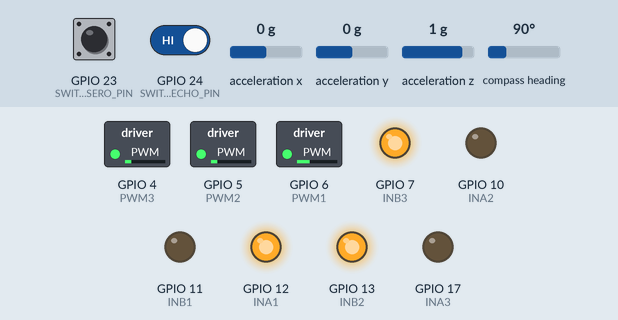
Recording of a sketch running on a simulated ESP32. Shown: switched loads named in the sketch (green lamp = pin HIGH), output pins drawn as LEDs (lit = HIGH). The test bench sets the inputs (shaded band); at power-on: GPIO 24 (SWITCH_DERECHO_PIN) HIGH, compass heading 90°, acceleration x 0 g, GPIO 23 (SWITCH_TRASERO_PIN) HIGH, acceleration y 0 g, acceleration z 1 g. What the sketch prints to the serial monitor is not drawn.

Above: at 4.2 s.
4.3 s: GPIO 24 (SWITCH_DERECHO_PIN) driven LOW
At 4.7 s:
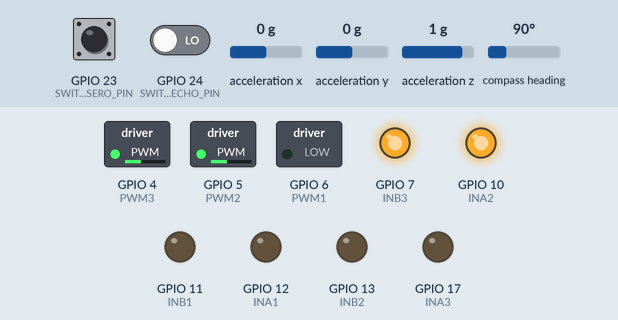
7.3 s: compass heading set to 7°
10.3 s: acceleration x set to 0.2 g
At 11.9 s:
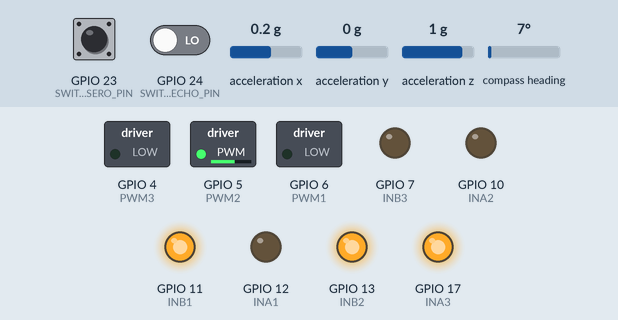
12.2 s: compass heading set to 180°
At 13.1 s:
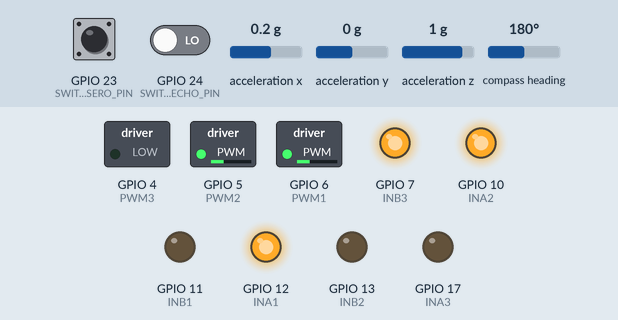
15.2 s: acceleration x set to -1.4 g
At 17.5 s:
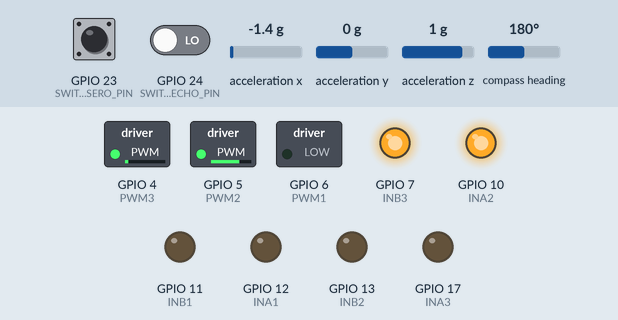
18.2 s: acceleration x set to 0.8 g
Timing chart, 0 to 22.2 s (numbered marks = the images above; inputs shaded):
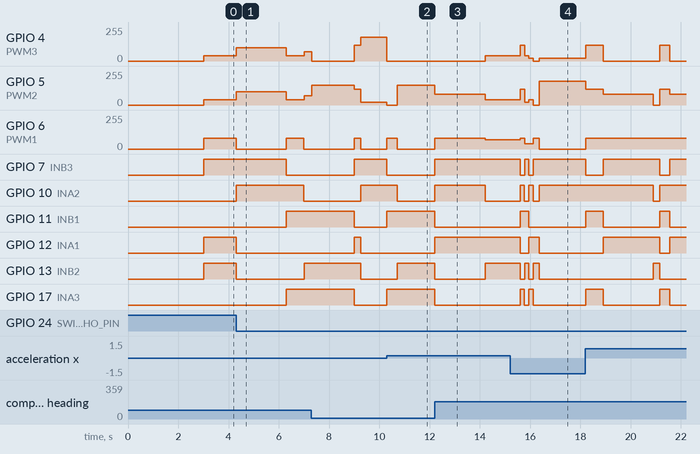

Measured:
- the behaviour switches between 0 and 0.1 g on acceleration x (found by bisection; images 1 and 2)
- after the input at 4.3 s, GPIO 4 (PWM3), GPIO 5 (PWM2): 40/255 → 100/255 at once, → 40/255 2.0 s later, → 70/255 0.70 s later
- after the input at 10.3 s, GPIO 4 (PWM3): 180/255 → 0/255 at once; GPIO 5 (PWM2): 20/255 → 0/255 at once, → 150/255 0.40 s later; GPIO 6 (PWM1): 0/255 → 80/255 at once, → 0/255 0.40 s later; GPIO 7 (INB3): HIGH → LOW at once; GPIO 10 (INA2): HIGH → LOW after 0.40 s
- after the input at 12.2 s, GPIO 5 (PWM2): 150/255 → 80/255 at once, → 40/255 2.0 s later; GPIO 6 (PWM1): 0/255 → 80/255 at once, → 70/255 2.0 s later; GPIO 7 (INB3), GPIO 12 (INA1): LOW → HIGH after 0.00 s instead of 2.0 s; GPIO 10 (INA2): LOW → HIGH at once, → LOW 2.0 s later; GPIO 11 (INB1), GPIO 17 (INA3): HIGH → LOW after 0.00 s instead of 2.0 s
- after the input at 15.2 s, GPIO 7 (INB3): goes on until 16.1 s, then stays HIGH; GPIO 11 (INB1): goes on until 15.9 s, then stays LOW; GPIO 12 (INA1): goes on until 16.4 s, then stays LOW; GPIO 17 (INA3): goes on until 16.1 s, then stays LOW

The sketch:

robot-rampa.ino
```cpp
#include <arduino.h>
#include <Wire.h>
#include <Adafruit_Sensor.h>
#include <Adafruit_BNO055.h>

//#define SWITCH_IZQUIERDO_PIN 29
#define SWITCH_DERECHO_PIN 24
#define SWITCH_TRASERO_PIN 23
// -------------- Motores --------------
#define INA1 12
#define INB1 11
#define PWM1 6

#define INA2 10
#define INB2 13
#define PWM2 5

#define INA3 17
#define INB3 7
#define PWM3 4
#define START_BYTE 0xAA
// -------------------------------------

Adafruit_BNO055 bno = Adafruit_BNO055(55, 0x28);
//bno.setMode(Adafruit_BNO055::OPERATION_MODE_IMUPLUS);

float correccion = 0;
float error = 0;
float initialYaw = 0;   // heading inicial tal como lo da el BNO (0..360)
float initialPitch = 0;
float initialRoll = 0;
int velocidad_adelante = 100; //antes era 70
int velocidad_atras = 70; // antes era 80
int velocidad_izquierda = 40;
int velocidad_derecha = 40;
float kp = 2.0f; //antes era 10.0f--<22-9-2025 pasamos a 10, antes era 2
const float DEADBAND = 1.5f;
const int   MAX_CORR = 80;
float currentYaw   = 0;
float currentPitch = 0;
float currentRoll = 0;
float kpatras=4.0;
unsigned long currentMillis = 0;
unsigned long previousMillis = 0;
int estado = 0;//camara
int estado1 = 0;//rutina
int esquina = 0;//giro de esquina

// Variables para cámara - parser no bloqueante
byte colorDetectado = 0;  // 0=nada, 1=naranja, 2=violeta
byte posicionX = 0;
byte posicionY = 0;
unsigned long ultimaDeteccionCamara = 0;
const unsigned long TIMEOUT_CAMARA = 1000; // ms

// Velocidad base lateral para ad
int velocidad_lateralad = 40;
int velocidad_lateral_traseraad = 78.70;
// Velocidad base lateral para ai
int velocidad_lateralai = 40;
int velocidad_lateral_traseraai = 78.70;
// Velocidad base lateral para airam
int velocidad_lateralairam = 39;
int velocidad_lateral_traseraairam = 90;
// Estructura para parser UART no bloqueante
struct UARTParser {
  enum { WAIT_START, WAIT_LENGTH, WAIT_DATA } estado;
  byte buffer[10];
  byte length;
  byte index;
  unsigned long ultimoByteRecibido;
  const unsigned long TIMEOUT_BYTE = 100; // ms
} uartParser;

// ---------- helpers de ángulo ----------
static inline float wrap180(float a){
  while (a <= -180.0f) a += 360.0f;
  while (a >   180.0f) a -= 360.0f;
  return a;
}

static inline int clampPWM(int v){
  if (v < 0) return 0;
  if (v > 255) return 255;
  return v;
}

//

// ---------- movimientos ----------
void pare() {
  digitalWrite(INA3, LOW); digitalWrite(INB3, LOW); analogWrite(PWM3, 0);
  digitalWrite(INA2, LOW); digitalWrite(INB2, LOW); analogWrite(PWM2, 0);
  digitalWrite(INA1, LOW); digitalWrite(INB1, LOW); analogWrite(PWM1, 0);
}

void a() { // avanzar recto “rápido” sin corrección
  digitalWrite(INA3, LOW); digitalWrite(INB3, HIGH); analogWrite(PWM3, 80);
  digitalWrite(INA2, HIGH); digitalWrite(INB2, LOW);  analogWrite(PWM2, 80);
  digitalWrite(INA1, LOW);  digitalWrite(INB1, LOW);  analogWrite(PWM1, 0);
}

void aproporcional() { // avanza corrigiendo
  int pwmL = clampPWM(velocidad_adelante - (int)correccion);
  int pwmR = clampPWM(velocidad_adelante + (int)correccion);

  // motor izquierdo (M3) en reversa
  digitalWrite(INA3, LOW); digitalWrite(INB3, HIGH); analogWrite(PWM3, pwmL);
  // motor derecho (M2) adelante
  digitalWrite(INA2, HIGH); digitalWrite(INB2, LOW);  analogWrite(PWM2, pwmR);

  // rueda trasera ayuda según signo
  //if (fabs(error) <= DEADBAND){
    digitalWrite(INA1, LOW); digitalWrite(INB1, LOW); analogWrite(PWM1, 0);
  /*} else if (error > 0){
    // inclinación positiva → empuja “atrás adelante”
    digitalWrite(INA1, LOW);
    digitalWrite(INB1, HIGH);
    analogWrite(PWM1, clampPWM((int)fabs(correccion)));
  } else { // error < 0
    digitalWrite(INA1, HIGH); digitalWrite(INB1, LOW); analogWrite(PWM1, clampPWM((int)fabs(correccion)));
  }*/
}
void ai() {
  digitalWrite(INA3, 1);
  digitalWrite(INB3, 0);
  analogWrite(PWM3, 40);

  digitalWrite(INA2, 1);
  digitalWrite(INB2, 0);
  analogWrite(PWM2, 40);

  digitalWrite(INA1, 0);
  digitalWrite(INB1, 1);
  analogWrite(PWM1, 85.5);
}

void ad() {
  digitalWrite(INA3, 0);
  digitalWrite(INB3, 1);
  analogWrite(PWM3, 40);

  digitalWrite(INA2, 0);
  digitalWrite(INB2, 1);
  analogWrite(PWM2, 40);

  digitalWrite(INA1, 1);
  digitalWrite(INB1, 0);
  analogWrite(PWM1, 70);
}
void airam() { // izquierda proporcional con corrección de rumbo
  int pwmM3 = clampPWM(velocidad_lateralairam - (int)correccion); // M3 adelante
  int pwmM2 = clampPWM(velocidad_lateralairam + (int)correccion); // M2 adelante

  digitalWrite(INA3, HIGH); digitalWrite(INB3, LOW);  analogWrite(PWM3, pwmM3);
  digitalWrite(INA2, HIGH); digitalWrite(INB2, LOW);  analogWrite(PWM2, pwmM2);

  // Rueda trasera mantiene lateral fijo
  digitalWrite(INA1, LOW);  digitalWrite(INB1, HIGH); analogWrite(PWM1, velocidad_lateral_traseraairam);
}

void aiproporcional() { // izquierda
  int pwmL = clampPWM(velocidad_izquierda + (int)correccion);
  int pwmR = clampPWM(velocidad_izquierda + (int)correccion);

  // motor izquierdo (M3) adelante
  digitalWrite(INA3, HIGH); digitalWrite(INB3, LOW);  analogWrite(PWM3, pwmL);
  // motor derecho (M2) atrás
  digitalWrite(INA2, HIGH);  digitalWrite(INB2, LOW); analogWrite(PWM2, pwmR);

  // rueda atrás apoya corrección

    digitalWrite(INA1, LOW); digitalWrite(INB1, HIGH); analogWrite(PWM1, 80);

}

void adproporcional(){
  int pwmL = clampPWM(velocidad_derecha - (int)correccion);
  int pwmR = clampPWM(velocidad_derecha - (int)correccion);

  // motor izquierdo (M3) adelante
  digitalWrite(INA3, LOW); digitalWrite(INB3, HIGH);  analogWrite(PWM3, pwmL);
  // motor derecho (M2) atrás
  digitalWrite(INA2, LOW);  digitalWrite(INB2, HIGH); analogWrite(PWM2, pwmR);

  // rueda atrás apoya corrección

    digitalWrite(INA1, HIGH); digitalWrite(INB1, LOW); analogWrite(PWM1, 80);

}

void rproporcional(float correcion) { // retroceder corrigiendo
  int pwmL = clampPWM(velocidad_atras + (int)correccion);
  int pwmR = clampPWM(velocidad_atras - (int)correccion);

  // motor izquierdo (M3) adelante
  digitalWrite(INA3, HIGH); digitalWrite(INB3, LOW);  analogWrite(PWM3, pwmL);
  // motor derecho (M2) atrás
  digitalWrite(INA2, LOW);  digitalWrite(INB2, HIGH); analogWrite(PWM2, pwmR);

  // rueda atrás apoya corrección
  //if (fabs(error) <= DEADBAND){
    digitalWrite(INA1, LOW); digitalWrite(INB1, HIGH); analogWrite(PWM1, 0);
  /*} else if (error > 0){
    digitalWrite(INA1, LOW);  digitalWrite(INB1, HIGH); analogWrite(PWM1, clampPWM((int)fabs(correccion)));
  } else {
    digitalWrite(INA1, HIGH); digitalWrite(INB1, LOW);  analogWrite(PWM1, clampPWM((int)fabs(correccion)));
  }*/
}

void r() { // retro recto sin corrección (se usa poco)
  digitalWrite(INA3, HIGH); digitalWrite(INB3, LOW);  analogWrite(PWM3, 150);
  digitalWrite(INA2, LOW);  digitalWrite(INB2, HIGH); analogWrite(PWM2, 150);
  digitalWrite(INA1, LOW);  digitalWrite(INB1, LOW);  analogWrite(PWM1, 0);
}

void gd (){ // giro derecha
  digitalWrite(INA1, HIGH); digitalWrite(INB1, LOW); analogWrite(PWM1, 45);
  digitalWrite(INA2, HIGH); digitalWrite(INB2, LOW); analogWrite(PWM2, 0);
  digitalWrite(INA3, HIGH); digitalWrite(INB3, LOW); analogWrite(PWM3, 0);
}
void gi (){ // giro izquierda
  digitalWrite(INA1, LOW);  digitalWrite(INB1, HIGH); analogWrite(PWM1, 45);
  digitalWrite(INA2, LOW);  digitalWrite(INB2, HIGH); analogWrite(PWM2, 0);
  digitalWrite(INA3, LOW);  digitalWrite(INB3, HIGH); analogWrite(PWM3, 0);
}

//
void ggd (){
 digitalWrite(INA1, HIGH);
 digitalWrite(INB1, LOW);
 analogWrite(PWM1,40);  // Velocidad (0-255) señal pwm
 digitalWrite(INA2, HIGH);
 digitalWrite(INB2, LOW);
 analogWrite(PWM2, 40);
 digitalWrite(INA3, HIGH);
 digitalWrite(INB3, LOW);
 analogWrite(PWM3, 20);
 }
 void ggi (){
 digitalWrite(INA1, LOW);
 digitalWrite(INB1, HIGH);
 analogWrite(PWM1, 40);  // Velocidad (0-255) señal pwm
 digitalWrite(INA2, LOW);
 digitalWrite(INB2, HIGH);
 analogWrite(PWM2, 20);
 digitalWrite(INA3, LOW);
 digitalWrite(INB3, HIGH);
 analogWrite(PWM3, 40);
 }
void procesarMensajeCompleto() {
  // Verificar checksum
  byte checksum = 0;
  for (int i = 0; i < uartParser.length; i++) {
    checksum += uartParser.buffer[i];
  }
  checksum %= 256;

  if (checksum == uartParser.buffer[uartParser.length]) {
    // Datos válidos
    colorDetectado = uartParser.buffer[0];
    posicionX = uartParser.buffer[1];
    posicionY = uartParser.buffer[2];
    ultimaDeteccionCamara = millis();

    Serial.print("Camara -> Color: ");
    Serial.print(colorDetectado);
    Serial.print(", X: ");
    Serial.print(posicionX);
    Serial.print(", Y: ");
    Serial.println(posicionY);
  } else {
    Serial.println("Checksum incorrecto");
  }
}

// ---------- funciones de cámara no bloqueante ----------
void procesarUARTNoBloqueante() {
  static const int MAX_BYTES_POR_ITERACION = 2; // Solo 2 bytes por iteración
  int bytesProcesados = 0;

  while (Serial1.available() && bytesProcesados < MAX_BYTES_POR_ITERACION) {
    byte b = Serial1.read();
    bytesProcesados++;
    uartParser.ultimoByteRecibido = millis();

    switch (uartParser.estado) {
      case UARTParser::WAIT_START:
        if (b == START_BYTE) {
          uartParser.estado = UARTParser::WAIT_LENGTH;
        }
        break;

      case UARTParser::WAIT_LENGTH:
        uartParser.length = b;
        uartParser.index = 0;
        uartParser.estado = UARTParser::WAIT_DATA;
        break;

      case UARTParser::WAIT_DATA:
        uartParser.buffer[uartParser.index++] = b;
        if (uartParser.index >= uartParser.length + 1) { // +1 para checksum
          procesarMensajeCompleto();
          uartParser.estado = UARTParser::WAIT_START;
        }
        break;
    }
  }

  // Timeout: reiniciar si no hay datos por 100ms
  if (millis() - uartParser.ultimoByteRecibido > uartParser.TIMEOUT_BYTE) {
    uartParser.estado = UARTParser::WAIT_START;
  }
}


bool verificarPelotaNaranja() {
  return (millis() - ultimaDeteccionCamara < TIMEOUT_CAMARA && colorDetectado == 1);
}

bool verificarPelotaVioleta() {
  return (millis() - ultimaDeteccionCamara < TIMEOUT_CAMARA && colorDetectado == 2);
}

// -------------------------------------

void setup() {
  Serial.begin(115200);
  Serial1.begin(19200,SERIAL_8N1, 9, 8);

  pinMode(INA1, OUTPUT); pinMode(INB1, OUTPUT); pinMode(PWM1, OUTPUT);
  pinMode(INA2, OUTPUT); pinMode(INB2, OUTPUT); pinMode(PWM2, OUTPUT);
  pinMode(INA3, OUTPUT); pinMode(INB3, OUTPUT); pinMode(PWM3, OUTPUT);

  //pinMode(SWITCH_IZQUIERDO_PIN, INPUT_PULLUP);
  pinMode(SWITCH_DERECHO_PIN,   INPUT_PULLUP);
  pinMode(SWITCH_TRASERO_PIN,   INPUT_PULLUP);

  delay(3000);

  if (!bno.begin()) {
    Serial.println("¡No se pudo encontrar el BNO055!");
    while (1);
  }
  bno.setExtCrystalUse(true);

  sensors_event_t event;
  bno.getEvent(&event);
  initialYaw   = event.orientation.x; // 0..360
  initialPitch = event.orientation.z;
  initialRoll  = event.orientation.y;

  previousMillis = millis();

  Serial.println("Orientación inicial:");
  Serial.print("Yaw: ");   Serial.println(initialYaw);
  Serial.print("Pitch: "); Serial.println(initialPitch);
  Serial.print("Roll: ");  Serial.println(initialRoll);
  Serial.println("--------------------------");

  currentMillis = millis();
  previousMillis = currentMillis;

  // Inicializar parser UART no bloqueante
  uartParser.estado = UARTParser::WAIT_START;
  uartParser.ultimoByteRecibido = currentMillis;

  Serial.println("Sistema inicializado - Parser UART no bloqueante activo");
}

void loop() {
   procesarUARTNoBloqueante();
   if(millis()- ultimaDeteccionCamara > TIMEOUT_CAMARA){
    colorDetectado = 0;
   }
  sensors_event_t event;
  bno.getEvent(&event);

  currentYaw   = event.orientation.x; // 0..360
  currentPitch = event.orientation.z;
  currentRoll  = event.orientation.y;

  // Llevo ambos (target y medición) a -180..+180 y calculo error como arco corto
  float currentYaw180  = wrap180(currentYaw);
  float initialYaw180  = wrap180(initialYaw);
  error = wrap180(currentYaw180 - initialYaw180);

  // zona muerta y saturación de corrección
  float eForCtrl = (fabs(error) < DEADBAND) ? 0.0f : error;
  correccion = eForCtrl * kp;
  if (correccion >  MAX_CORR) correccion =  MAX_CORR;
  if (correccion < -MAX_CORR) correccion = -MAX_CORR;

 currentMillis = millis();

  bool switchDerechoActivado  = (digitalRead(SWITCH_DERECHO_PIN)  == LOW); // LOW = presionado
  bool switchTraseroActivado  = (digitalRead(SWITCH_TRASERO_PIN)  == LOW); //para robot blanco HIGH
  //bool switchIzquierdoActivado = (digitalRead(SWITCH_IZQUIERDO_PIN)== LOW);

  switch (estado1) {
    case 0:
      //if (!enMovimiento) {
        adproporcional();
       // enMovimiento = true;
       previousMillis = currentMillis;
      //}
      if(switchDerechoActivado || (currentMillis - previousMillis) >= 1500) {
        pare();
        //enMovimiento = false;
        estado1 = 1;
        //estado1 = 1;
        previousMillis = currentMillis;
      }
      break;

    case 1:
      /*if (error < -180) {
       error = error + 360;
      }
      if (error > 7) {
       gi();
      }
      else if (error < -7) {
       gd();
      }
      else {*/
    /*if (error < -180) {
       error = error + 360;
      }
     if (error > 7) {
      gi();
    }
    else if (error < -7) {
      gd();
    }
    else {*/
     aproporcional();
    if (verificarPelotaVioleta()){
        ggi();
        if ((currentMillis - previousMillis) >= 450)
        ggd();

      }
     if (currentRoll > 5 || currentMillis - previousMillis >= 2000 ){
      pare();
      estado1 = 2;
      previousMillis = currentMillis;
     }

       break;  // <-- ¡Importante!

    case 2:
    //aiproporcional();
    aiproporcional();  // ejecutar movimiento constantemente
    if (currentMillis - previousMillis >= 700) {
        pare();
        estado1 = 3;
        //estado1 = 3;
        previousMillis = currentMillis;
    }

    break;

    case 3:
    error = wrap180(currentYaw180 - initialYaw180-5);

  // zona muerta y saturación de corrección
   //eForCtrl = (fabs(error) < DEADBAND) ? 0.0f : error;
  correccion = eForCtrl * kpatras;
  if (correccion >  MAX_CORR) correccion =  MAX_CORR;
  if (correccion < -MAX_CORR) correccion = -MAX_CORR;
    if(error > 15){
           digitalWrite(INA3, LOW); digitalWrite(INB3, HIGH);  analogWrite(PWM3, 0);
           digitalWrite(INA2, HIGH);  digitalWrite(INB2, LOW); analogWrite(PWM2, 80);
           digitalWrite(INA1, HIGH); digitalWrite(INB1, LOW); analogWrite(PWM1, 80);
      }

      else{
        rproporcional(correccion);
      }
      if (switchTraseroActivado || (currentMillis - previousMillis) >= 2000) {
        pare();
         estado1 = 8;
         previousMillis = currentMillis;
       }
      break;
    case 8:
      adproporcional();
      if(currentMillis - previousMillis >= 250){
        pare();
      estado1 = 9;
      previousMillis = currentMillis;
      }
      break;
    case 9:
    /*if (error < -180) {
       error = error + 360;
      }
     if (error > 7) {
      gi();
    }
    else if (error < -7) {
      gd();
    }
    else {*/
     aproporcional();
    if (verificarPelotaVioleta()){
        ggi();
        if ((currentMillis - previousMillis) >= 450)
        ggd();
        estado1 = 0;
      }
     else if (currentRoll > 5){
      pare();
      estado1 = 11;
      previousMillis = currentMillis;
     }

       break;
    case 11:
    aiproporcional();
    if(currentMillis - previousMillis >= 400){
      pare();
      estado1 = 12;
      previousMillis = currentMillis;
      }
      break;
    case 12:
    correccion = eForCtrl * kpatras;
  if (correccion >  MAX_CORR) correccion =  MAX_CORR;
  if (correccion < -MAX_CORR) correccion = -MAX_CORR;
     if(error > 14.6){
           digitalWrite(INA3, LOW); digitalWrite(INB3, HIGH);  analogWrite(PWM3, 0);
           digitalWrite(INA2, HIGH);  digitalWrite(INB2, LOW); analogWrite(PWM2, 80);
           digitalWrite(INA1, HIGH); digitalWrite(INB1, LOW); analogWrite(PWM1, 80);
      }
      else{
    rproporcional(correccion);
  }
    if (switchTraseroActivado || (currentMillis - previousMillis) >= 3500) {
        pare();
        estado1 = 13;
         previousMillis = currentMillis;
        }
        break;
    case 13:
    switch (esquina){
    case 0:
    ad();
    if(currentMillis - previousMillis >= 1400){
      pare();
        esquina = 1;
        previousMillis = currentMillis;
        }
        break;
    case 1 :
    aiproporcional();
    if(currentMillis - previousMillis >= 170){
    pare();
    esquina = 2;
    previousMillis = currentMillis; }
    break;

    case 2:
    ggi();
    if(currentMillis - previousMillis >= 170){
    pare();
    esquina = 3;
    previousMillis = currentMillis; }
    break;
    case 3:
    ggd();
    if(currentMillis - previousMillis >= 170){
    pare();
    esquina = 4;
    previousMillis = currentMillis; }
    break;
    case 4:
    adproporcional();
    if(currentMillis - previousMillis >= 250){
      esquina = 5;}
      break;
    case 5:
     /*if (error < -180) {
       error = error + 360;
      }
     if (error > 50) {
      gi();
    }
    else if (error < -50) {
      gd();
    }
    else {*/
    rproporcional(correccion);
    if (switchTraseroActivado || (currentMillis - previousMillis) >= 3500) {
        pare();
        estado1 = 1;
        esquina = 0;
        previousMillis = currentMillis;
        }
      else if (currentMillis - previousMillis >= 150){
        pare();
        estado1 = 1;
        esquina = 0;
        previousMillis = currentMillis;
      }

    break;


  // Procesar UART de forma no bloqueante (solo 2 bytes por iteración)


  // Ejemplo de uso de la cámara (descomenta según necesites):
  /*
  if (verificarPelotaNaranja()) {
    Serial.println("¡Pelota NARANJA detectada!");
    // Tu lógica aquí - por ejemplo:
    // aproporcional(); // Avanzar hacia la pelota
  }

  if (verificarPelotaVioleta()) {
    Serial.println("¡Pelota VIOLETA detectada!");
    // Tu lógica aquí - por ejemplo:
    // pare(); // Parar para evitar pasar la pelota
  }
  */
}}}
```
